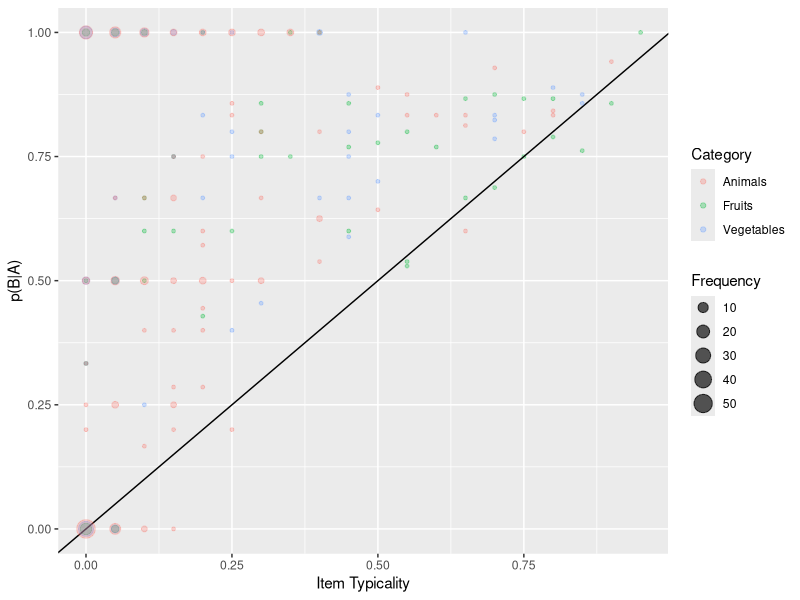
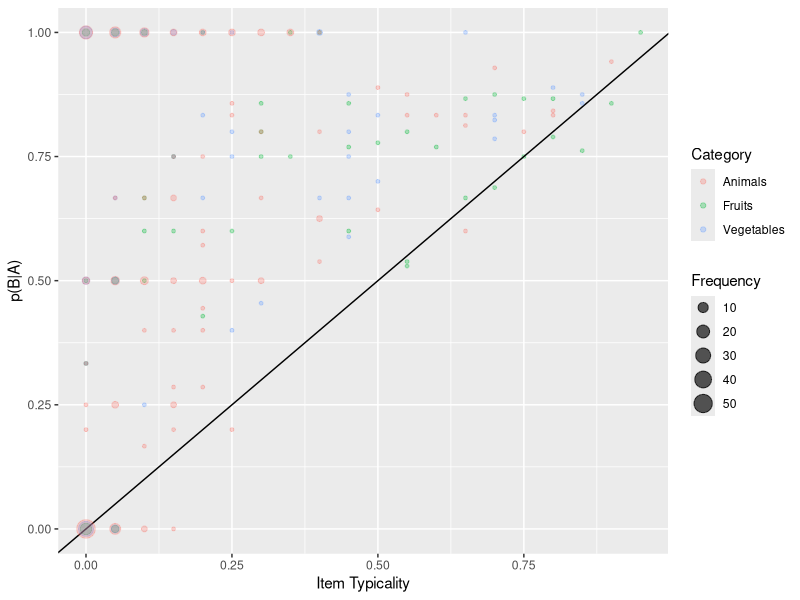

The R script that drew these images, in order: (Note: this script raises an error after producing the figures.)
if (getwd()!= "/Users/rebeccawilder/Documents/GitHub/Wilder-Research-ZemlaLab"){
  setwd("~/Documents/GitHub/Wilder-Research-ZemlaLab")
}
# Install packages and libraries
# install.packages("data.table")
# install.packages("ggplot2")
# install.packages("cowplot")
# library("cowplot")



library(data.table)
library(ggplot2)
# Load Data
dat <- data.table(read.csv("snafu_sample.csv"))

(dat <- dat[dat[,group == "Experiment1"]]) #Only looking at Experiment 1

# Data Setup
dat[listnum<3, listrank:= 1]
dat[listnum>=3 & listnum <6, listrank := 2]
dat[listnum>=6, listrank := 3]
fruit <- dat[category== "fruits"]
veg <- dat[category== "vegetables"]
animal <- dat[category== "animals"]

# Just looking at Fruit right now but the rest can be added later
fruit[listnum<3, listrank:= 1]
fruit[listnum>=3 & listnum <6, listrank := 2]
fruit[listnum>=6, listrank := 3]

nsubj= unique(dat$id) #Get number of subjects in Experiment 1





############# SPOTCHECK EXAMPLE  SINGLE ITEM ################
#  # Get counts for rp fluency trial 1
# idl1 <- fruit[listrank== 1 & item== "kiwi"]$id
#  # Get counts for rp fluency trial 2
# idl2 <- fruit[listrank== 2 & item== "kiwi"]$id
# # 
# # # Find overlapping id's between trial 1 and 2 for item i
# length(intersect(idl1,idl2))

# This works and adds up correctly

##########################  COMPARISON FOR CATEGORY 2 ##########################

# Grab all items generated from list 2
fruit_items= unique(fruit[listrank== 2,item])


sf2 <- vector()
sf2sf1 <- vector()
  for (i in 1:length(fruit_items)){
    check_foroverlap <- intersect(fruit[listrank==1 & item== fruit_items[i]]$id, fruit[listrank==2 & item== fruit_items[i]]$id)
    sf2[i] <- sum(fruit[listrank== 2 & item== fruit_items[i], .N, by= id]$N)-1
    if (length(check_foroverlap)>0){
      sf2sf1[i] <- length(check_foroverlap)/sum(fruit[listrank== 1 & item== fruit_items[i], .N, by= id]$N)
    }else{
      sf2sf1[i] <- 0
    }
  }
    
pfruit <- data.table()
pfruit[,sf2:= sf2/length(nsubj)]
 pfruit[,sf2sf1:= sf2sf1]
 
 ##################  REPEAT COMPARISON FOR CATEGORY 2 ####################
 veg[listnum<3, listrank:= 1]
 veg[listnum>=3 & listnum <6, listrank := 2]
 veg[listnum>=6, listrank := 3]
 
 veg_items= unique(veg[listrank== 2,item]) # Get unique items in repeated fluency trial
 
 
 vf2 <- vector()
 vf2vf1 <- vector()
 for (i in 1:length(veg_items)){
   check_foroverlap <- intersect(veg[listrank==1 & item== veg_items[i]]$id, veg[listrank==2 & item== veg_items[i]]$id)
   vf2[i] <- sum(veg[listrank== 2 & item== veg_items[i], .N, by= id]$N)-1
   if (length(check_foroverlap)>0){
     vf2vf1[i] <- length(check_foroverlap)/sum(veg[listrank== 1 & item== veg_items[i], .N, by= id]$N)
   }else{
     vf2vf1[i] <- 0
   }
 }
 
 pveg= data.table()
 pveg[, vf2:= vf2/length(nsubj)]
 pveg[, vf2vf1:= vf2vf1]
 
 ##################  REPEAT COMPARISON FOR CATEGORY 3 ####################
 animal[listnum<3, listrank:= 1]
 animal[listnum>=3 & listnum <6, listrank := 2]
 animal[listnum>=6, listrank := 3]
 
 animal_items= unique(animal[listrank== 2,item]) # Get unique items in repeated fluency trial
 
 
 af2 <- vector()
 af2af1 <- vector()
 for (i in 1:length(animal_items)){
   check_foroverlap <- intersect(animal[listrank==1 & item== animal_items[i]]$id, animal[listrank==2 & item== animal_items[i]]$id)
   af2[i] <- sum(animal[listrank== 2 & item== animal_items[i], .N, by= id]$N)-1
   if (length(check_foroverlap)>0){
     af2af1[i] <- length(check_foroverlap)/sum(animal[listrank== 1 & item== animal_items[i], .N, by= id]$N)
   }else{
     af2af1[i] <- 0
   }
 }
 
 panimal= data.table()
 panimal[, af2:= af2/length(nsubj)]
 panimal[, af2af1:= af2af1]
 

 

 #############################  PLOT DATA ################################  
ggplot(data= data.frame(pfruit), aes(x= sf2, y= sf2sf1, color= "Fruits"))+ geom_count(alpha= 0.3)+ geom_abline() + labs(x= "Item Typicality", y= "p(B|A)", color= "Category", size= "Frequency")+ geom_count(data= data.frame(pveg), aes(x= vf2, y= vf2vf1, color= "Vegetables"), alpha= 0.3)+ geom_count(data= data.frame(panimal), aes(x= af2, y= af2af1, color= "Animals"), alpha= 0.3)
ggsave("fixed_sfcomparison10212021", device= "png", dpi= 300)


################### Something like an SPC? ###################



s1 <- fruit[, sp:= 0]
s2 <- vector()

for (i in 1:length(unique(s1[,id]))){
  s1[id== unique(id)[i] & listrank== 1]$sp <- 1:length(fruit[id== unique(id)[i] & listrank== 1]$id)
  s1[id== unique(id)[i] & listrank== 2]$sp <- 1:length(fruit[id== unique(id)[i] & listrank== 2]$id)
  s1[id== unique(id)[i] & listrank== 3]$sp <- 1:length(fruit[id== unique(id)[i] & listrank== 3]$id)
}

sp1 <- vector()
for (i in 1:length(unique(s1[listrank== 1,item]))){
  sp1[i]= sum(s1[listrank>1,item]== unique(s1[listrank== 1,item])[i])/(length(nsubj)*2)
}

sp3 <- matrix()


for (i in 1:length(unique(nsubj))){
  this_subj <- s1[id== nsubj[i],]
  for (j in 1:10){
    sp3[i,j:j+length(j)] <- sum(this_subj[,sp]==j)
  }
}


ggplot()+ geom_line(aes(x= 1:length(unique(s1[listrank== 1,item])), y= sp1))
# s1[id== unique(id)[1]]$sp <- 1:length(fruit[id== unique(id)[1]]$id)
# s1[id== unique(id)[2]]$sp <- 1:length(fruit[id== unique(id)[2]]$id)
# s1[id== unique(id)[3]]$sp <- 1:length(fruit[id== unique(id)[3]]$id)
# s1[id== unique(id)[4]]$sp <- 1:length(fruit[id== unique(id)[4]]$id)

(s1 <- s1[sp>0,])

# Get shortest Output length
(k <- s1[, .N, by= id])
k[N==min(N)]$id
sp1 <- s1[item== s1[1, item] & listrank== 1]
sp2 <- s1[item== s1[1, item] & listrank== 2]

s2[1] <- length(sp2$sp)/length(sp1$sp) 
s2[2]<- length(s1[item== unique(s1$item)[2] & listrank== 2]$sp)/length(s1[item== unique(s1$item)[2] & listrank== 1]$sp) 


s2[3]<- length(s1[item== unique(s1$item)[3] & listrank== 2]$sp)/length(s1[item== unique(s1$item)[3] & listrank== 1]$sp) 

s2[4]<- length(s1[item== unique(s1$item)[4] & listrank== 2]$sp)/length(s1[item== unique(s1$item)[4] & listrank== 1]$sp)

nfruit <- unique(fruit$item)

length(unique(s1[id== unique(id)[1] & item== item[1],]$listrank))/3 #repeated trials
s1[id== unique(id)[2] & item== item[1],]

sum(s1[,sp]==1)








# For loop through item listed in first trial (i)
ses_1 <- s1[id== id[1] & listrank== 1]$item
# Find index of item listed in list 2
ses_2 <- s1[id== id[1] & listrank== 2]$item
# Find repeated items for subject[i]
common_items <- intersect(ses_1, ses_2)
# New for loop through common items within other for loop (j)
# Assign "sp/rp" from item in first trial to second trial 
s1[id== unique(id)[1] & item== common_items[1] & listrank == 2]$sp = s1[item== common_items[1] & id== unique(id)[1] & listrank == 1, sp]

# Set the second trial sp to 0 for now
s1[listrank== 2]$sp<- 0
for (subj in 1:length(nsubj)){
    # 'This Subject' Var.  Indexing variable for a specific subject
  this_subj1 <- s1[id== unique(id)[subj] & listrank == 1]
  this_subj2 <- s1[id== unique(id)[subj] & listrank == 2]
  common_items <- intersect(this_subj1$item, this_subj2$item)
  for (i in 1:length(common_items)){
    # This is a super annoying work around, but I'm basically going through and finding the repeated items and matching them to the repeated trial.  Then I'm going in and assigning the RP from the first trial to the second trial.  
    s1[id== unique(this_subj1$id) & listrank== 2 & item== common_items[i]]$sp= first(s1[id== unique(this_subj1$id) & listrank== 1 & item== common_items[i]]$sp)
  }
}
# We don't really care about the third repetition ATM so just take it out. It's getting confusing
s1 <- s1[listrank<3,]
########################### Transitions. It's a Mess.  ##################################
# s1[id== "A101"]
# (full_transitions= matrix(rep(NaN, 200), nrow= 20, ncol= 100))
# 
# 
# transitions <- vector()
# transitions <- NaN
# for (subj in 1:length(nsubj)){
#   transitions <- vector() #clear transitions var
#   for (i in 1:length(s1[id== nsubj[subj] & listrank== 2,sp])-1){
#     this_subj= s1[id== nsubj[subj] & listrank== 2,]
#     if (sum(this_subj$sp[i+1], this_subj$sp[i])==0){
#       transitions[i]= NaN
#     }else{
#       transitions[i]= this_subj$sp[i+1] - this_subj$sp[i]
#     }
#   }
#   full_transitions[subj,1:i] <- transitions
# }
# (n_transitions <- as.vector(sort(unique(full_transitions[!is.nan(full_transitions[,])]))))
# 
# rownames(full_transitions) <- nsubj
# 
# # full_transitions <- data.table(full_transitions)
# (full_transitions <- full_transitions[,1:30])
# 
# nonnan_transitions <- full_transitions[!is.nan(full_transitions)]
# 
# sum(nonnan_transitions== n_transitions[26])/length(nonnan_transitions)
# p_transitions <- vector()
# for (i in 1:length(n_transitions)){
#   p_transitions[i] <- sum(nonnan_transitions== n_transitions[i])/length(nonnan_transitions)
# }
# 
# 
# ggplot()+ geom_line(aes(x= n_transitions, y= p_transitions))+ geom_point(aes(x= n_transitions, y= p_transitions))+ labs(x= "Transition", y= "p(Transition)")
  

# LAG CRP Generated Plot

ll= length(l1)
library(ggplot2)
l1 <- c(0.33, 0.335, 0.34, 0.36, 0.4, 0.49, NaN, 0.58, 0.39, 0.34, 0.33, 0.32, 0.33)
l2 <- l1*0.87
# ggplot()+ geom_point(aes(x= c(1:(ll/0.58), y= l1))+ geom_line(aes(x= c(1:(ll/0.58)), y= l1))+ ylim(0.3,0.8)+xlim(1, length(l1))+ scale_x_continuous(name= waiver(), breaks= (1:length(l1))))

                      

list1 <- data.table(l1= l1*0.5, x1= seq(round(ll/2)*-1,ll/2), h0= rep(1/ll, ll), l2= l2)
# list1$l1 <- l1
# list1$x1 <- seq(round(ll/2)*-1,ll/2)


ggplot(data= list1, aes(x= x1, y= l1))+ geom_point(aes(y= l1, color= "Temporal Proximity"), color= "blue")+ geom_line(aes(y= l1))+ geom_line(aes(y= h0), color= "red", , linejoin= "bevel")+ geom_point(aes(y= h0), color= "blue")+ labs(x= "Item Lag", y= "CRP")+ ylim(0,1) 
ggsave("sample_contiguity_SF", device= "png", dpi= 300)


 # + scale_x_discrete(labels= c("1"= "-6", "2"= "-5", "3"= "-4", "4"= "-3", "5"= "-2", "6"= "-1", "7"="0", "8"= "1", "9"= "2", "10"= "3", "11"= "4", "12"= "5"))+ labs(y= "CRP", x= "Item Lag")))
                         
                         
                         
#                          scale_x_discrete(breaks= c("-1", "1" , floor(length(l1)/2)), labels= c(-1:floor(length(l1)/2)))
# ))
# 
